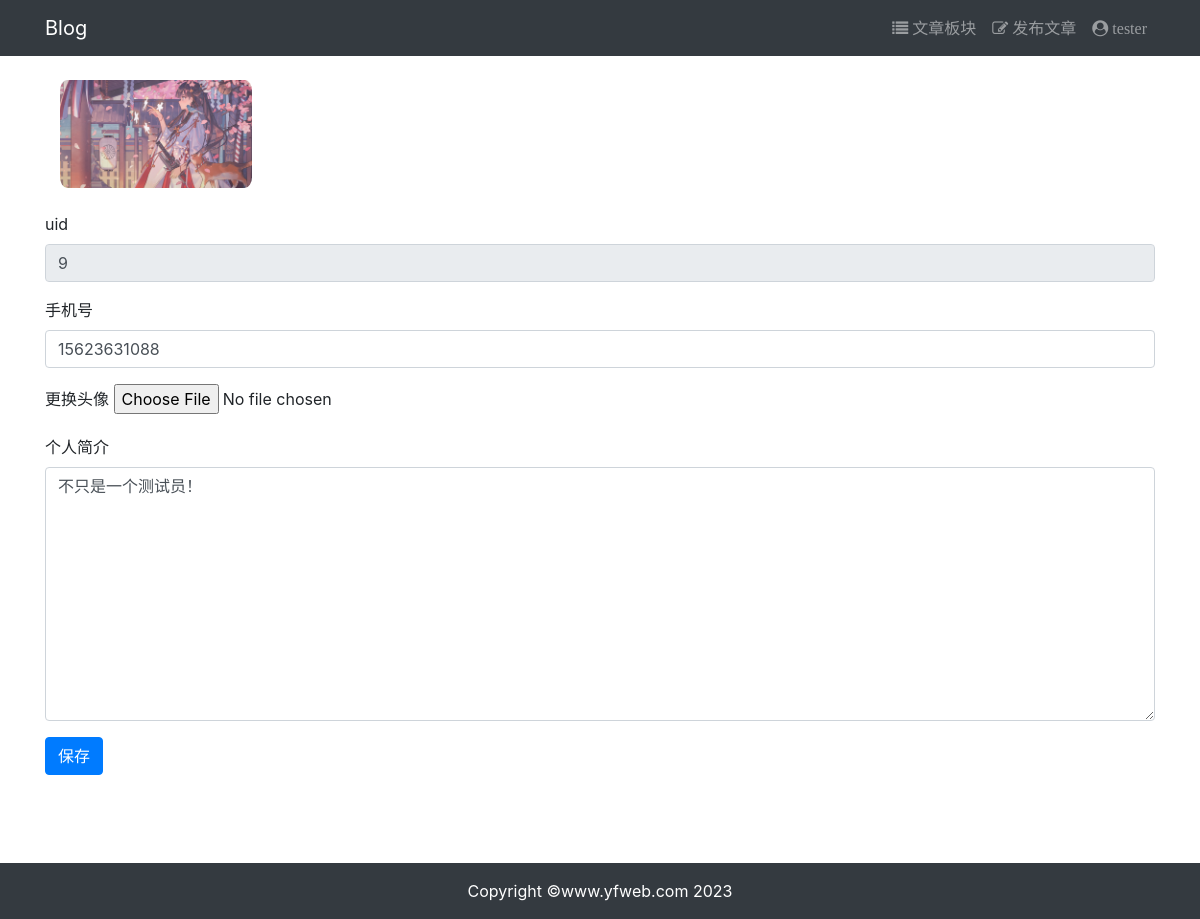
The page /user/userprofile_edit/9/ (signed in) on the database its author committed.
### user/models.py (models this page shows, shortened)
class UserProfile(models.Model):
    user = models.OneToOneField(to=User, on_delete=models.CASCADE, related_name='userprofile')
    phone = models.CharField(verbose_name='手机号', max_length=20, blank=True)
    avatar = models.ImageField(verbose_name='头像', upload_to=' avatar/%Y%m%d/', blank=True)  # ImageField不存储图片本身
    biography = models.TextField(verbose_name='个人简介', max_length=100, blank=True)

### user/views.py (the view, shortened to what this page needs)
# urls.py: path('userprofile_edit/<int:pk>/', views.userprofile_edit, name='userprofile_edit'),
@login_required(login_url='/user/login/')
def userprofile_edit(request, pk):
    user = User.objects.filter(pk=pk).first()
    userprofile = UserProfile.objects.filter(user_id=pk).first()
    if not userprofile:  # 不存在userprofile就创建
        userprofile = UserProfile.objects.create(user=user)
    if request.method == 'GET':
        form = UserProfileForm(instance=userprofile)
        data = {
            'form': form,
            'user': user,
            'userprofile': userprofile,
        }
        return render(request, 'userprofile/edit.html', data)

### user/forms.py
class UserProfileForm(MyModelForm):
    excludes = ['avatar']
    readonly = ['user']
    class Meta:
        model = models.UserProfile
        fields = ['user', 'phone', 'avatar', 'biography', ]
        labels = {'user': 'uid', 'phone': '手机号', 'avatar': '更换头像', 'biography': '个人简介'}
        widgets = {
            'user': forms.TextInput,
            'phone': forms.TextInput,
            'avatar': forms.FileInput,
            'biography': forms.Textarea,
        }
    def __init__(self, *args, **kwargs):
        super().__init__(*args, **kwargs)

### templates/userprofile/edit.html (shortened to what this page needs)
{% extends 'base.html' %}
{% load static %}
{% block content %}
    <div class="container">
        <div class="row">
            <div class="col-12">
                {% if userprofile.avatar %}
                    <br>
                    <img src="{{ userprofile.avatar.url }}" alt="图像违规"
                         style="max-width: 20%; border-radius: 10%;" class="img-circle col-md-4">
                    <br>
                {% else %}
                    <h5 class="col-md-4">暂无头像</h5>
                {% endif %}
                <br>
                <form method="post" action="." enctype="multipart/form-data">
                    {% for field in form %}
                        <div class="form-group" class="col-md-4">
                            <label for="{{ field.name }}">{{ field.label }}</label>
                            {{ field }}
                        </div>
                    {% endfor %}
                    <button type="submit" class="btn btn-primary">保存</button>
                </form>
            </div>
        </div>
    </div>
{% endblock %}

### templates/header.html (shortened to what this page needs)
{% load static %}
<nav class="navbar navbar-expand-lg navbar-dark bg-dark">
    <div class="container">
        <a class="navbar-brand" href="#">Blog</a>
        <div>
            <ul class="navbar-nav">
                <li class="nav-item">
                    <a class="nav-link" href="{% url 'article:article_list' %}">
                        <i class="fa fa-list" aria-hidden="true">
                            文章板块
                        </i>
                    </a>
                </li>
                <li class="nav-item">
                    <a class="nav-link" href="{% url 'article:article_create' %}">
                        <i class="fa fa-edit" aria-hidden="true">
                            发布文章
                        </i>
                    </a>
                </li>
                {% if user.is_authenticated %}
                    <li class="nav-item dropdown">
                        <a class="nav-link" href="#" id="navbarDropdown" role="button"
                           data-toggle="dropdown" aria-haspopup="true" aria-expanded="false">
                            <i class="fa fa-user-circle" aria-hidden="true">
                                {{ user.username }}
                            </i>
                        </a>
                    </li>
                {% endif %}
            </ul>
        </div>
    </div>
</nav>

### rows shown on the page
UserProfile: avatar (picture), form "9" "15623631088" "不只是一个测试员！"

### other values the page prints
{{ user.username }} "tester"
{{ field.label }} "uid" "手机号" "更换头像" "个人简介"
